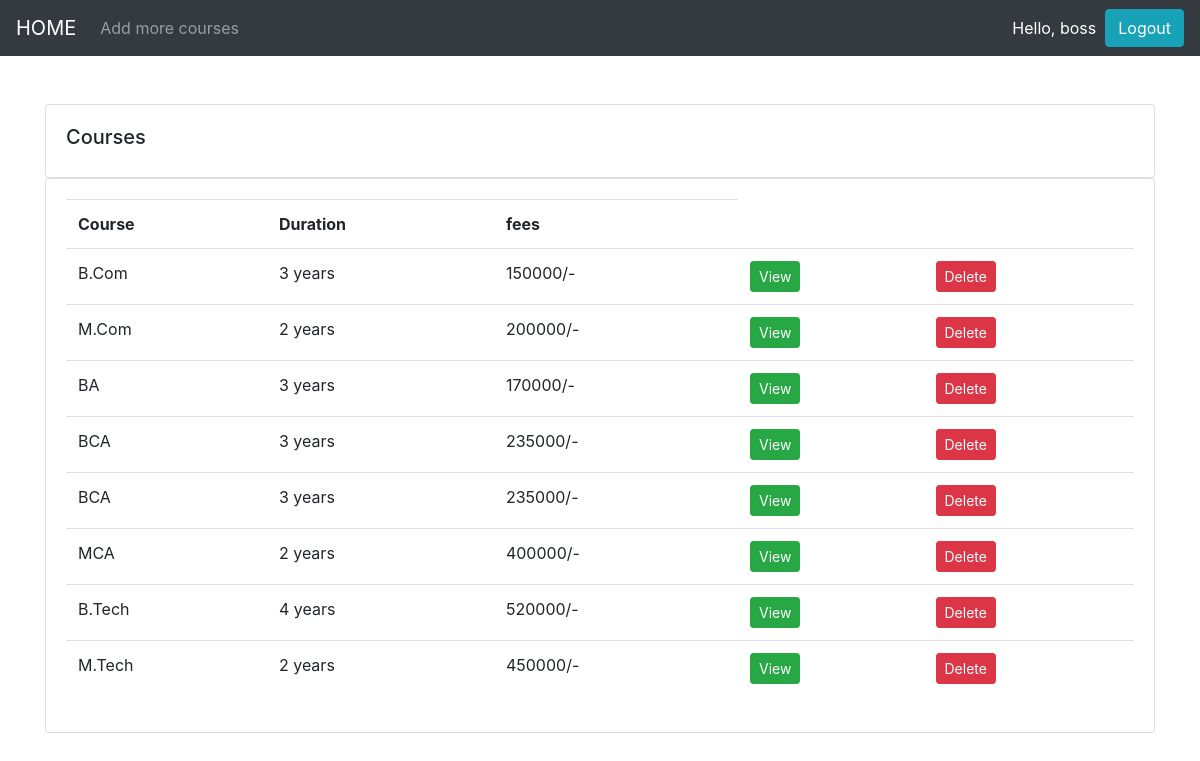
The app's page / (signed in) with its own data.
### app/models.py (models this page shows, shortened)
class Courses(models.Model):
    name=models.CharField(max_length=200,null=True)
    duration=models.IntegerField(default=3,null=True,blank=True)
    fees=models.IntegerField(null=True,blank=True)
    decsription=models.CharField(null=True,blank=True,max_length=10000)

### app/views.py (the view)
# urls.py: 2. Add a URL to urlpatterns:  path('', views.home, name='home')
def home(request):
    courses=Courses.objects.all()
    context={
        'courses':courses,
        }
    return render(request,'main.html',context)

### app/templates/main.html (shortened to what this page needs)
<!DOCTYPE html>
<html lang="en">
<head>
    <link rel="stylesheet" href="https://stackpath.bootstrapcdn.com/bootstrap/4.5.0/css/bootstrap.min.css"0>
</head>
<body>
    {% include 'navbar.html' %}
    <br>
	<br>
	{%block content%}
    <div class="container">
        <div class="row">
			<div class="col-md">
				<div class="card card-body">
					<h5>Courses</h5>
				</div>
				<div class="card card-body">
					<table class="table">
						<tr>
							<th>Course</th>
							<th>Duration</th>
							<th>fees</th>
						</tr>
						{% for i in courses %}
						    <tr>
								<td>{{i.name}}</td>
								<td>{{i.duration}} years</td>
                                <td>{{i.fees}}/-</td>
								<td><a class="btn btn-success btn-sm" href="{% url 'description' i.id %}">View</a></td>
								{% if request.user.is_authenticated %}
								<td><a class="btn btn-danger btn-sm" href="{% url 'deleteCourse' i.id %}">Delete</a></td>
								{% endif %}
							</tr>
						{% endfor %}
					</table>
				</div>
			</div>
		</div>
	</div>
	{% endblock %}
</body>
</html>

### app/templates/navbar.html (shortened to what this page needs)
<head>
</head>
<nav class="navbar navbar-expand-lg navbar-dark bg-dark">
    <a class="navbar-brand" href="{% url 'home' %}">HOME</a>
    <div class="collapse navbar-collapse" id="navbarSupportedContent">
      <ul class="navbar-nav mr-auto">
        {% if request.user.is_authenticated %}
        <li class="nav-item">
          <a class="nav-link" href="{% url 'createCourse' %}">Add more courses</a>
        </li>
        {% endif  %}
      </ul>
    </div>
    {% if request.user.is_authenticated %}
    <span class="msg">Hello, {{request.user}}  &nbsp;</span>
    <span ><a  class="msg btn btn-info" href ="{% url 'logout' %}"> Logout</a></span>
    {% endif  %}
  </nav>

### app/templates/navbar.html (style rules this page uses)
.msg { color:white; text-decoration: none; }

### records on screen
Courses: name "B.Com", duration "3", fees "150000"
Courses: name "M.Com", duration "2", fees "200000"
Courses: name "BA", duration "3", fees "170000"
Courses: name "BCA", duration "3", fees "235000"
Courses: name "BCA", duration "3", fees "235000"
Courses: name "MCA", duration "2", fees "400000"
Courses: name "B.Tech", duration "4", fees "520000"
Courses: name "M.Tech", duration "2", fees "450000"

### other values on screen
{{ request.user }} "boss"
